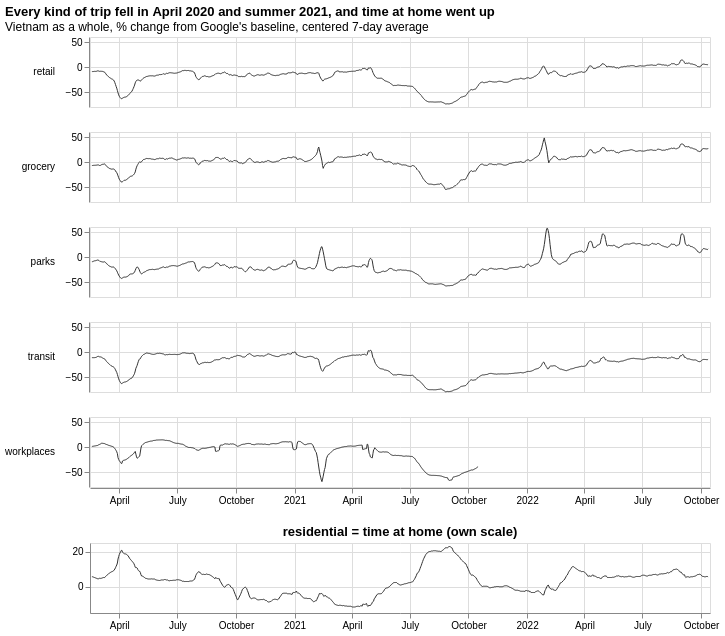

Source (notebook cell):
### Markdown cell above
## Quick plots

### Code cell
# quick look at all six measures for vietnam as a whole (7-day average). the five visit measures
# share one scale; residential (time at home) gets its own because google says not to compare it
long = nat_7d.reset_index().melt('date', var_name='measure', value_name='change')
visits = alt.Chart(long[long['measure'] != 'residential']).mark_line(color='#333333', strokeWidth=1).encode(
    x=alt.X('date:T', title=None),
    y=alt.Y('change:Q', title=None),
    row=alt.Row('measure:N', title=None, sort=MEASURES[:-1], header=alt.Header(labelAngle=0, labelAlign='left'))
).properties(width=620, height=70)
home = alt.Chart(long[long['measure'] == 'residential']).mark_line(color='#333333', strokeWidth=1).encode(
    x=alt.X('date:T', title=None),
    y=alt.Y('change:Q', title=None)
).properties(width=620, height=70, title='residential = time at home (own scale)')
alt.vconcat(visits, home).properties(title=alt.TitleParams(
    'Every kind of trip fell in April 2020 and summer 2021, and time at home went up',
    subtitle='Vietnam as a whole, % change from Google\'s baseline, centered 7-day average'))

### Figure 1 — Vega-Lite specification as saved in the notebook (floating-point values rounded to 4 significant figures; data arrays with more than 128 entries replaced by an {"elided": "..."} marker saying what was removed)
{"config": {"view": {"continuousWidth": 300, "continuousHeight": 300}}, "vconcat": [{"data": {"name": "data-f3b51f074e6736356562f2a480910a1a"}, "mark": {"type": "line", "color": "#333333", "strokeWidth": 1}, "encoding": {"row": {"field": "measure", "header": {"labelAlign": "left", "labelAngle": 0}, "sort": ["retail", "grocery", "parks", "transit", "workplaces"], "title": null, "type": "nominal"}, "x": {"field": "date", "title": null, "type": "temporal"}, "y": {"field": "change", "title": null, "type": "quantitative"}}, "height": 70, "width": 620}, {"data": {"name": "data-3ff80b79278bf46a33fa3d345f77da08"}, "mark": {"type": "line", "color": "#333333", "strokeWidth": 1}, "encoding": {"x": {"field": "date", "title": null, "type": "temporal"}, "y": {"field": "change", "title": null, "type": "quantitative"}}, "height": 70, "title": "residential = time at home (own scale)", "width": 620}], "title": {"text": "Every kind of trip fell in April 2020 and summer 2021, and time at home went up", "subtitle": "Vietnam as a whole, % change from Google's baseline, centered 7-day average"}, "$schema": "https://vega.github.io/schema/vega-lite/v6.4.1.json", "datasets": {"data-f3b51f074e6736356562f2a480910a1a": {"elided": "4870 records"}, "data-3ff80b79278bf46a33fa3d345f77da08": {"elided": "974 records"}}}
